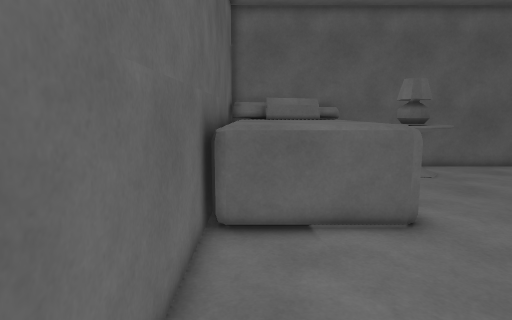
view 1 (above)

12 first-person views from a walk through a 3-D level made in the Unity game engine. The camera is 1.5 m above the floor, tilts 8° down and sees 75° across. The floor is counted in squares, 0.5 m on a side. Each view is taken from the middle of a square. On the plan, view 1 faces up. The plan holds only what a view shows up to about 20 squares ahead; the rest is blank.

view 2
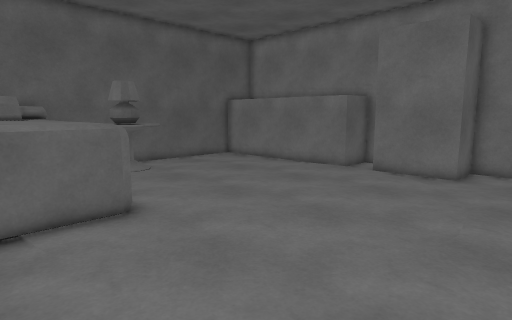

view 3
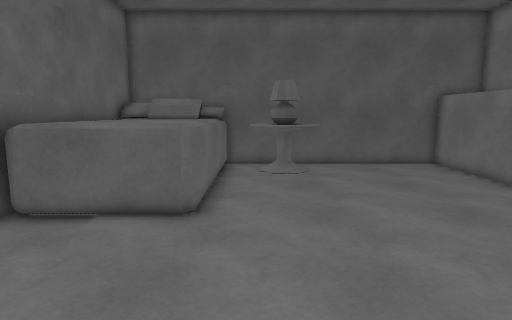

view 4
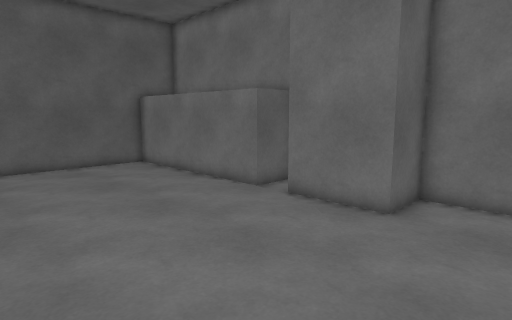

view 5
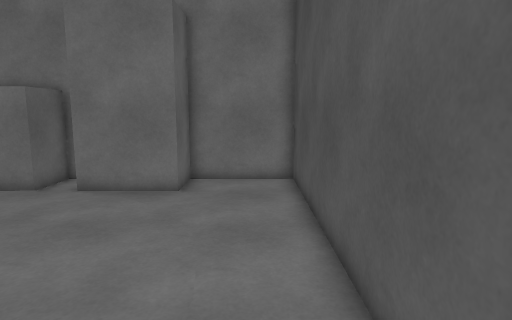

view 6
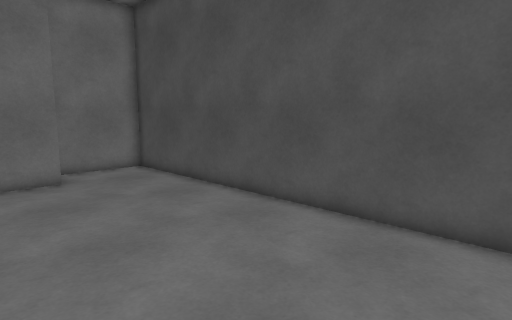

view 7
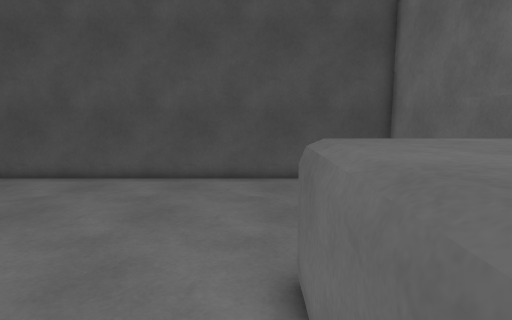

view 8
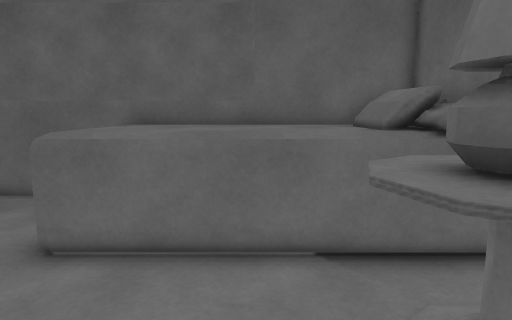

view 9
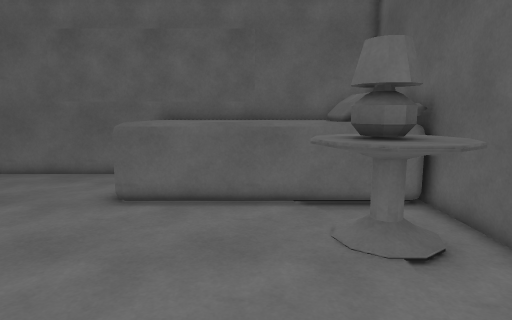

view 10
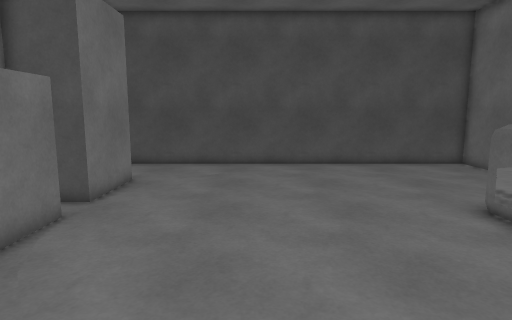

view 11
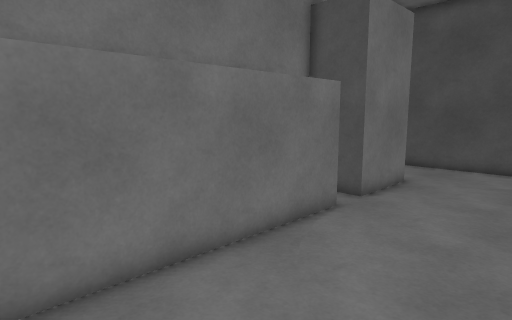

view 12
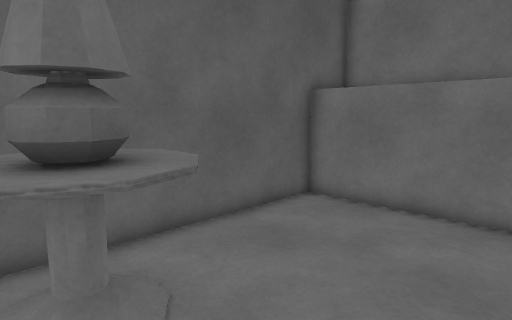

### Floor plan
Key: @ floor where view 1 was taken; # wall or solid block; . floor; = window, fence, low wall or low ledge; ^ raised ledge.
Columns run from 1 left of view 1 to 19 right of it. Each row starts with its distance up from view 1.
 19      ##############
 18     ##..^^........#
 17 ######.^^^^.......#
 16 ^^^^^^.^##^.......#
 15 ^^^^^^.^^^^.......#
 14 ^^^^^^..##........#
 13 ^^^^^^............#
 12 ^^^^^^............#
 11 ^^^^^^............#
 10 ^^^^^^............#
  9 ^^^^^^............#
  8 #^^^^=............#
  7 #.................#
  6 #.................#
  5 #.................#
  4 #.................#
  3 #.................###
  2 #...................#
  1 #...................#
  0 #@..................#
 -1 #...................#
 -2 #####################

Positions as (right, up) in squares from view 1, and headings:
1: (0, 0), facing up
2: (0, -1), facing up-right
3: (6, -1), facing up
4: (7, -1), facing up-right
5: (4, 0), facing right
6: (1, 7), facing down-right
7: (5, 14), facing down
8: (11, 13), facing left
9: (15, 13), facing left
10: (11, 18), facing down
11: (11, 18), facing down-right
12: (6, 11), facing up-right
